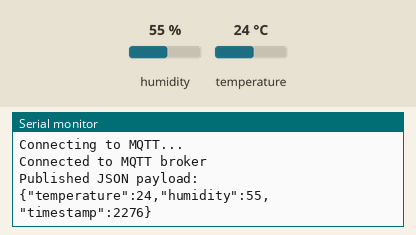
The sketch below on a simulated ESP32. On the bench: the last lines printed to the serial monitor. Inputs (shaded band) come from the test bench; at power-on: humidity 55 %, temperature 24 °C. WiFi joins after 1.5 s; servers stay silent unless stated; no MQTT or app messages arrive unless stated.

Above: at 3.2 s.
3.3 s: humidity set to 22 %
11.0 s: temperature set to 12 °C
At 13.2 s:
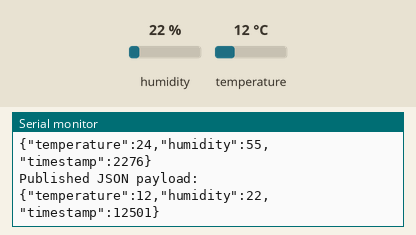
18.7 s: humidity set to 40 %
At 24.2 s:
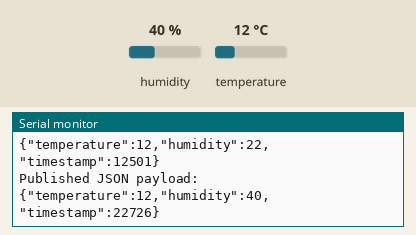

Measured:
- after the input at 11.0 s, the serial monitor: prints a new line after 1.5 s (image 1)
- after the input at 18.7 s, the serial monitor: prints a new line after 4.0 s (image 2)

The sketch:

mqttjsoncode.ino
```cpp
#include <WiFi.h>
#include <PubSubClient.h>
#include <DHT.h>
#include <ArduinoJson.h>

// Wi-Fi and MQTT Broker details
const char* ssid = "AIRCON1";
const char* password = "LT123456";
const char* mqtt_broker = "broker.emqx.io";
const int mqtt_port = 1883;
//const char* mqtt_topic = "Aartikanwar/sensors/dht";

// DHT Sensor setup
#define DHTPIN 4       // GPIO pin connected to DHT sensor
#define DHTTYPE DHT11  // Replace with DHT11 if using that sensor
DHT dht(DHTPIN, DHTTYPE);

// MQTT client setup
WiFiClient espClient;
PubSubClient client(espClient);

// Reconnect to MQTT broker if disconnected
void reconnect() {
  while (!client.connected()) {
    Serial.println("Connecting to MQTT...");
    if (client.connect("ESP32Client")) {
      Serial.println("Connected to MQTT broker");
    } else {
      Serial.print("Failed, rc=");
      Serial.print(client.state());
      Serial.println(" Trying again in 5 seconds...");
      delay(5000);
    }
  }
}

void setup() {
  Serial.begin(115200);

  // Initialize DHT sensor
  dht.begin();
  // Connect to Wi-Fi
  Serial.print("Connecting to Wi-Fi");
  WiFi.begin(ssid, password);
  while (WiFi.status() != WL_CONNECTED) {
    delay(1000);
    Serial.print(".");
  }
  Serial.println("\nWi-Fi connected");

  // Connect to MQTT broker
  client.setServer(mqtt_broker, mqtt_port);
}

void loop() {
  if (!client.connected()) {
    reconnect();
  }
  client.loop();
  String macAddress = WiFi.macAddress();
  String mqtt_topic1 = "Aartikanwar/sensors/status/" + macAddress; // Topic for status

  // Read temperature and humidity from DHT sensor
  float temperature = dht.readTemperature(); // Celsius
  float humidity = dht.readHumidity();

  // Check if reading is valid
  if (isnan(temperature) || isnan(humidity)) {
    Serial.println("Failed to read from DHT sensor!");
    return;
  }
  delay(200);
  // Create JSON object
  StaticJsonDocument<200> doc;
  doc["temperature"] = temperature;
  doc["humidity"] = humidity;
  //doc["mac_id"] = macAddress.c_str();
  doc["timestamp"] = millis(); // Use system time or add RTC if available

  // Serialize JSON to a string
  char jsonBuffer[200];
  serializeJson(doc, jsonBuffer);

  // Publish JSON payload to MQTT topic
  client.publish(mqtt_topic1.c_str(), jsonBuffer);

  // Print JSON payload to Serial Monitor
  Serial.println("Published JSON payload:");
  Serial.println(jsonBuffer);

  delay(10000); // Wait for 10 seconds before sending the next reading
}
```
